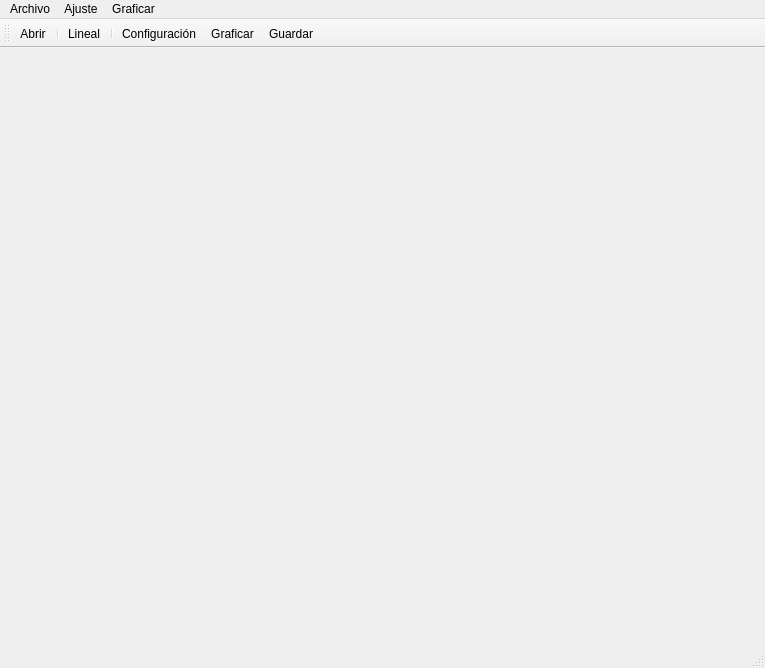
<?xml version="1.0" encoding="UTF-8"?>
<ui version="4.0">
 <class>MainWindow</class>
 <widget class="QMainWindow" name="MainWindow">
  <property name="geometry">
   <rect>
    <x>0</x>
    <y>0</y>
    <width>765</width>
    <height>668</height>
   </rect>
  </property>
  <property name="windowTitle">
   <string>EasyPlot</string>
  </property>
  <property name="windowIcon">
   <iconset resource="iconseasyplot.qrc">
    <normaloff>:/Images/easyplot_icon.png</normaloff>:/Images/easyplot_icon.png</iconset>
  </property>
  <widget class="QWidget" name="centralWidget">
   <widget class="QLabel" name="label_graph">
    <property name="geometry">
     <rect>
      <x>50</x>
      <y>80</y>
      <width>671</width>
      <height>521</height>
     </rect>
    </property>
    <property name="text">
     <string/>
    </property>
   </widget>
  </widget>
  <widget class="QStatusBar" name="statusBar"/>
  <widget class="QMenuBar" name="menuBar">
   <property name="geometry">
    <rect>
     <x>0</x>
     <y>0</y>
     <width>765</width>
     <height>22</height>
    </rect>
   </property>
   <widget class="QMenu" name="menuArchivo">
    <property name="title">
     <string>Archivo</string>
    </property>
    <addaction name="actionAbrir"/>
   </widget>
   <widget class="QMenu" name="menuAjuste">
    <property name="title">
     <string>Ajuste</string>
    </property>
    <addaction name="separator"/>
    <addaction name="actionLineal"/>
    <addaction name="actionCuadr_tico"/>
    <addaction name="actionExponencial"/>
    <addaction name="separator"/>
    <addaction name="actionValores_Iniciales"/>
   </widget>
   <widget class="QMenu" name="menuGraficar">
    <property name="title">
     <string>Graficar</string>
    </property>
    <addaction name="actionConfiguraci_n"/>
    <addaction name="separator"/>
    <addaction name="actionGraficar"/>
    <addaction name="actionGuardar"/>
   </widget>
   <addaction name="menuArchivo"/>
   <addaction name="menuAjuste"/>
   <addaction name="menuGraficar"/>
  </widget>
  <widget class="QToolBar" name="toolBar">
   <property name="windowTitle">
    <string>toolBar</string>
   </property>
   <attribute name="toolBarArea">
    <enum>TopToolBarArea</enum>
   </attribute>
   <attribute name="toolBarBreak">
    <bool>false</bool>
   </attribute>
   <addaction name="actionAbrir"/>
   <addaction name="separator"/>
   <addaction name="actionLineal"/>
   <addaction name="separator"/>
   <addaction name="actionConfiguraci_n"/>
   <addaction name="actionGraficar"/>
   <addaction name="actionGuardar"/>
  </widget>
  <action name="actionAbrir">
   <property name="icon">
    <iconset resource="iconseasyplot.qrc">
     <normaloff>:/Images/Open-file-icon.png</normaloff>:/Images/Open-file-icon.png</iconset>
   </property>
   <property name="text">
    <string>Abrir</string>
   </property>
   <property name="toolTip">
    <string>Abrir archivo</string>
   </property>
  </action>
  <action name="actionLineal">
   <property name="icon">
    <iconset resource="iconseasyplot.qrc">
     <normaloff>:/Images/regression_icon.png</normaloff>:/Images/regression_icon.png</iconset>
   </property>
   <property name="text">
    <string>Lineal</string>
   </property>
   <property name="toolTip">
    <string>Ajuste Lineal</string>
   </property>
  </action>
  <action name="actionCuadr_tico">
   <property name="text">
    <string>Cuadrático</string>
   </property>
  </action>
  <action name="actionExponencial">
   <property name="text">
    <string>Exponencial</string>
   </property>
  </action>
  <action name="actionConfiguraci_n">
   <property name="icon">
    <iconset resource="iconseasyplot.qrc">
     <normaloff>:/Images/configuracion_icon.png</normaloff>:/Images/configuracion_icon.png</iconset>
   </property>
   <property name="text">
    <string>Configuración</string>
   </property>
   <property name="toolTip">
    <string>Configuración Gráfica</string>
   </property>
  </action>
  <action name="actionGraficar">
   <property name="icon">
    <iconset resource="iconseasyplot.qrc">
     <normaloff>:/Images/gnuplot_icon.png</normaloff>:/Images/gnuplot_icon.png</iconset>
   </property>
   <property name="text">
    <string>Graficar</string>
   </property>
  </action>
  <action name="actionValores_Iniciales">
   <property name="text">
    <string>Valores Iniciales</string>
   </property>
  </action>
  <action name="actionGuardar">
   <property name="icon">
    <iconset resource="iconseasyplot.qrc">
     <normaloff>:/Images/Save-file-icon.png</normaloff>:/Images/Save-file-icon.png</iconset>
   </property>
   <property name="text">
    <string>Guardar</string>
   </property>
   <property name="toolTip">
    <string>Guardar Gráfica</string>
   </property>
  </action>
 </widget>
 <layoutdefault spacing="6" margin="11"/>
 <resources>
  <include location="iconseasyplot.qrc"/>
 </resources>
 <connections/>
</ui>
